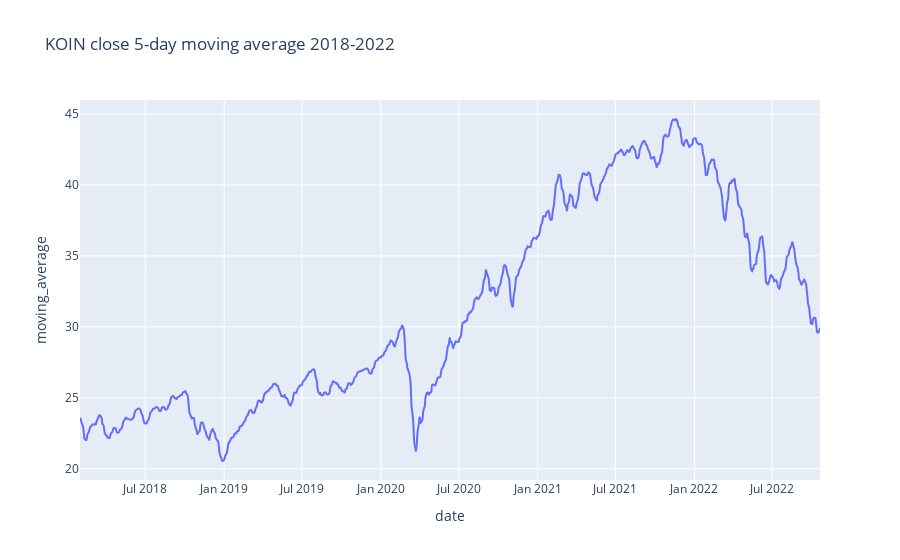

Source (notebook cell):
### Markdown cell above
Plot of the 5-day moving average is below. Notice that it is extremely similar to, but much smoother than, the regular plot of the close price. This allows for a simplified presentation of trends in the stock's price.

### Code cell
figure5 = px.line(koin_w_moving_average, x=koin_w_moving_average.date, y=koin_w_moving_average.moving_average, title="KOIN close 5-day moving average 2018-2022")
figure5.show()

### Figure 1 — Plotly figure (JSON) as saved in the notebook; plotly's stock layout.template omitted (floating-point values rounded to 4 significant figures; data arrays with more than 128 entries replaced by an {"elided": "..."} marker saying what was removed)
{"data": [{"hovertemplate": "date=%{x}<br>moving_average=%{y}<extra></extra>", "legendgroup": "", "line": {"color": "#636efa", "dash": "solid"}, "marker": {"symbol": "circle"}, "mode": "lines", "name": "", "showlegend": false, "type": "scattergl", "x": {"elided": "1192 str values"}, "xaxis": "x", "y": {"elided": "1192 float values"}, "yaxis": "y"}], "layout": {"legend": {"tracegroupgap": 0}, "title": {"text": "KOIN close 5-day moving average 2018-2022"}, "xaxis": {"anchor": "y", "domain": [0, 1], "title": {"text": "date"}}, "yaxis": {"anchor": "x", "domain": [0, 1], "title": {"text": "moving_average"}}}}
